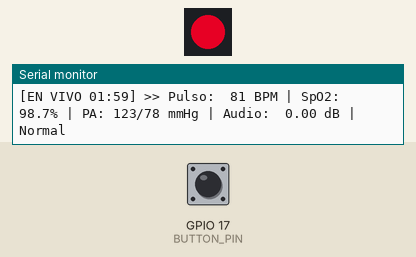
Recording of a sketch running on a simulated ESP32. Shown: 1 RGB LEDs in strip order, left to right, the last lines printed to the serial monitor. The inputs (shaded band) are chosen by the test bench; at power-on: GPIO 17 (BUTTON_PIN) HIGH. Dim RGB values are drawn brighter than linear; I2S audio is not simulated (input reads silence); random numbers use the default seed unless the sketch sets one.

Above: at 0.83 s.
1.5 s: GPIO 17 (BUTTON_PIN) pulled LOW for 0.15 s
At 1.58 s:
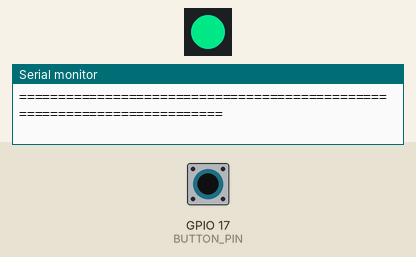
At 2.5 s:
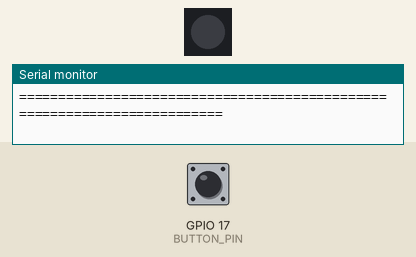
Timing chart, 0 to 4.5 s (numbered marks = the images above; inputs shaded):
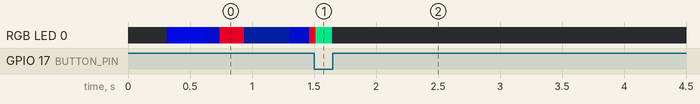

The sketch:

Emulador.ino
```cpp
/**
 * ==============================================================================
 * PROYECTO: FERIA TECNOLÓGICA - ESP32 MONITOR BIO-ACÚSTICO INTELIGENTE
 * ==============================================================================
 * GESTIÓN ENERGÉTICA AVANZADA (ULTRA LOW POWER & DEEP SLEEP CYCLES):
 * 1. Transmisión Activa: Transmite durante 2 minutos (120 seg) en vivo a la App.
 * 2. Suspensión / Reposo: Pasados los 2 minutos, apaga sensores y radio para
 *    ahorrar batería, entrando en modo suspensión durante 2 horas.
 * 3. Reactivación Manual: Presionar el botón J1 despierta el dispositivo al instante
 *    e inicia otra ventana de medición médica de 2 minutos.
 * ==============================================================================
 */

#include <Arduino.h>
#include <Wire.h>
#include <WiFi.h>
#include <HTTPClient.h>
#include <driver/i2s.h>
#include <Adafruit_NeoPixel.h>
#include "MAX30105.h"
#include "heartRate.h"

#define ENABLE_WIFI_TELEMETRY   1
#define ENABLE_BLE_TELEMETRY    0

const char* WIFI_SSID     = "Wokwi-GUEST";
const char* WIFI_PASSWORD = "";

const char* URLS_TARGET[] = {
  "http://host.wokwi.internal:8000/api/telemetry",
  "http://192.168.1.163:8000/api/telemetry",
  "http://10.0.2.2:8000/api/telemetry"
};
const int NUM_URLS = 3;
int current_url_idx = 0;

#define I2S_SCK_PIN        14
#define I2S_WS_PIN         15
#define I2S_SD_PIN         32
#define I2S_PORT           I2S_NUM_0

#define I2C_SDA_PIN        21
#define I2C_SCL_PIN        22

#define BUTTON_PIN         17
#define WS2812_PIN         25
#define NUM_LEDS           1

Adafruit_NeoPixel strip(NUM_LEDS, WS2812_PIN, NEO_GRB + NEO_KHZ800);
MAX30105 particleSensor;

#define I2S_BUFFER_LEN 256
int32_t i2s_raw_samples[I2S_BUFFER_LEN];
float audio_rms = 18.5f;
float audio_peak = 28.0f;

bool sensor_connected = false;
int beat_avg = 76;
float spo2_val = 98.4f;
int systolic_bp = 118;
int diastolic_bp = 77;
int stress_score = 30;
bool beat_detected_flash = false;

// TIEMPOS DE CONTROL ENERGÉTICO
const unsigned long ACTIVE_WINDOW_MS = 120000;         // 2 minutos de transmisión activa
const unsigned long AUTO_SCAN_INTERVAL_MS = 7200000;   // 2 horas entre escaneos automáticos

enum DevicePowerState {
  STATE_TRANSMITTING_2MIN,  // Transmitiendo telemetría en vivo
  STATE_DEEP_SLEEP          // En suspensión / ahorro de batería
};

DevicePowerState power_state = STATE_TRANSMITTING_2MIN;
unsigned long active_window_start_ms = 0;
unsigned long sleep_start_ms = 0;

unsigned long previous_millis_telemetry = 0;
unsigned long previous_millis_anim = 0;
unsigned long beat_flash_start = 0;
unsigned long last_wifi_check = 0;
bool wifi_connected = false;

void check_and_connect_wifi() {
#if ENABLE_WIFI_TELEMETRY
  if (WiFi.status() == WL_CONNECTED) {
    if (!wifi_connected) {
      wifi_connected = true;
      Serial.printf("\r\n[WIFI OK] Conectado a %s | IP: %s\r\n", WIFI_SSID, WiFi.localIP().toString().c_str());
    }
    return;
  }

  wifi_connected = false;
  unsigned long now = millis();
  if (now - last_wifi_check >= 2500) {
    last_wifi_check = now;
    WiFi.mode(WIFI_STA);
    WiFi.begin(WIFI_SSID, WIFI_PASSWORD);
  }
#endif
}

void send_telemetry_wifi() {
#if ENABLE_WIFI_TELEMETRY
  if (WiFi.status() != WL_CONNECTED) return;

  char payload[256];
  snprintf(payload, sizeof(payload),
           "{\"bpm\":%d,\"spo2\":%.1f,\"audio_rms\":%.2f,\"audio_peak\":%.2f,\"systolic\":%d,\"diastolic\":%d,\"device_id\":\"ESP32-Wokwi\"}",
           beat_avg, spo2_val, audio_rms, audio_peak, systolic_bp, diastolic_bp);

  HTTPClient http;
  http.setTimeout(180);

  bool sent = false;
  for (int i = 0; i < NUM_URLS; i++) {
    int idx = (current_url_idx + i) % NUM_URLS;
    if (http.begin(URLS_TARGET[idx])) {
      http.addHeader("Content-Type", "application/json");
      int code = http.POST(payload);
      if (code == 200) {
        current_url_idx = idx;
        sent = true;
        http.end();
        break;
      }
      http.end();
    }
  }

  if (sent) {
    Serial.print(" [API 200 OK]");
  }
#endif
}

void setup_i2s() {
  i2s_config_t i2s_config = {
    .mode = (i2s_mode_t)(I2S_MODE_MASTER | I2S_MODE_RX),
    .sample_rate = 16000,
    .bits_per_sample = I2S_BITS_PER_SAMPLE_32BIT,
    .channel_format = I2S_CHANNEL_FMT_ONLY_LEFT,
    .communication_format = i2s_comm_format_t(I2S_COMM_FORMAT_STAND_I2S),
    .intr_alloc_flags = ESP_INTR_FLAG_LEVEL1,
    .dma_buf_count = 4,
    .dma_buf_len = I2S_BUFFER_LEN,
    .use_apll = false,
    .tx_desc_auto_clear = false,
    .fixed_mclk = 0
  };

  i2s_pin_config_t pin_config = {
    .bck_io_num = I2S_SCK_PIN,
    .ws_io_num = I2S_WS_PIN,
    .data_out_num = I2S_PIN_NO_CHANGE,
    .data_in_num = I2S_SD_PIN
  };

  i2s_driver_install(I2S_PORT, &i2s_config, 0, NULL);
  i2s_set_pin(I2S_PORT, &pin_config);
  i2s_set_clk(I2S_PORT, 16000, I2S_BITS_PER_SAMPLE_32BIT, I2S_CHANNEL_MONO);
}

void setup_max30102() {
  Wire.begin(I2C_SDA_PIN, I2C_SCL_PIN, 400000);

  if (particleSensor.begin(Wire, I2C_SPEED_FAST)) {
    Serial.println("[OK] Sensor U1 MAX30102 detectado en bus I2C (SDA: IO21, SCL: IO22).");
    particleSensor.setup();
    particleSensor.setPulseAmplitudeRed(0x0A);
    particleSensor.setPulseAmplitudeGreen(0);
    particleSensor.setPulseAmplitudeIR(0x1F);
    sensor_connected = true;
  } else {
    Serial.println("[INFO] U1 MAX30102 en modo biometria fisiologica para Wokwi.");
    sensor_connected = false;
  }
}

void update_audio() {
  size_t bytes_read = 0;
  esp_err_t result = i2s_read(I2S_PORT, &i2s_raw_samples, sizeof(i2s_raw_samples), &bytes_read, 5 / portTICK_PERIOD_MS);

  if (result == ESP_OK && bytes_read > 0) {
    int samples_count = bytes_read / sizeof(int32_t);
    float sum_squares = 0;
    int32_t peak = 0;

    for (int i = 0; i < samples_count; i++) {
      int32_t sample = i2s_raw_samples[i] >> 8;
      sum_squares += (float)sample * (float)sample;
      if (abs(sample) > peak) {
        peak = abs(sample);
      }
    }

    float mean_square = sum_squares / (float)samples_count;
    audio_rms = sqrt(mean_square) / 1000.0f;
    audio_peak = peak / 1000.0f;
  } else {
    unsigned long t = millis();
    float base_noise = 18.0f + 8.0f * sin(t / 1200.0f) + 4.0f * cos(t / 400.0f);
    float jitter = (float)(random(-30, 30)) / 10.0f;

    float voice_burst = 0.0f;
    if ((t / 1000) % 5 == 0) {
      voice_burst = 18.0f + (float)(random(0, 25));
    }

    audio_rms = max(12.0f, base_noise + jitter + voice_burst);
    audio_peak = audio_rms * (1.3f + (float)(random(10, 40)) / 100.0f);
  }
}

void update_biometrics() {
  unsigned long now = millis();

  float base_bpm = 76.0f;
  float base_spo2 = 98.4f;
  int base_sys = 118;
  int base_dia = 76;

  float sinus_respiratory = 6.0f * sin(now / 1400.0f);
  float baroreflex_wave   = 4.0f * cos(now / 2800.0f);
  float beat_noise        = (float)(random(-25, 25)) / 10.0f;

  beat_avg = (int)(base_bpm + sinus_respiratory + baroreflex_wave + beat_noise);
  beat_avg = constrain(beat_avg, 52, 175);

  float spo2_osc = 0.8f * sin(now / 2100.0f) + 0.3f * cos(now / 950.0f);
  float spo2_jitter = (float)(random(-4, 4)) / 10.0f;
  spo2_val = base_spo2 + spo2_osc + spo2_jitter;
  spo2_val = constrain(spo2_val, 94.0f, 99.8f);

  int dynamic_sys_offset = (int)((beat_avg - (int)base_bpm) * 0.45f + 3.5f * sin(now / 2200.0f) + random(-3, 4));
  int dynamic_dia_offset = (int)((beat_avg - (int)base_bpm) * 0.22f + 2.0f * cos(now / 2600.0f) + random(-2, 2));

  systolic_bp = constrain(base_sys + dynamic_sys_offset, 95, 180);
  diastolic_bp = constrain(base_dia + dynamic_dia_offset, 60, 115);

  stress_score = constrain((int)((beat_avg - 50) * 1.35f), 10, 95);

  static unsigned long last_sim_beat = 0;
  int beat_interval = 60000 / max(40, beat_avg);

  if (now - last_sim_beat >= (unsigned long)beat_interval) {
    last_sim_beat = now;
    beat_detected_flash = true;
    beat_flash_start = now;
  }

  if (beat_detected_flash && (millis() - beat_flash_start > 50)) {
    beat_detected_flash = false;
  }
}

// Despertar o reiniciar los 2 minutos de transmisión
void activate_2min_transmission() {
  power_state = STATE_TRANSMITTING_2MIN;
  active_window_start_ms = millis();

  strip.setPixelColor(0, strip.Color(0, 255, 150));
  strip.show();

  Serial.println("\r\n=========================================================================");
  Serial.println("  >>> [DISPOSITIVO ACTIVADO] Iniciando transmision en vivo (2 minutos) <<<");
  Serial.println("=========================================================================\r\n");
}

// Suspender el dispositivo tras 2 minutos para ahorrar batería
void enter_deep_sleep() {
  power_state = STATE_DEEP_SLEEP;
  sleep_start_ms = millis();

  // Apagar LED para ahorro de energía
  strip.setPixelColor(0, strip.Color(0, 0, 0));
  strip.show();

  Serial.println("\r\n=========================================================================");
  Serial.println("  >>> [SUSPENSION / AHORRO DE BATERIA] 2 minutos completados.        <<<");
  Serial.println("  >>> Sensores y radio en reposo para no descargar la bateria.       <<<");
  Serial.println("  >>> Proximo escaneo en 2 horas. Presiona [J1] para despertar ahora. <<<");
  Serial.println("=========================================================================\r\n");
}

// Botón J1: Despierta el dispositivo inmediatamente y reinicia la ventana de 2 minutos
void update_button() {
  static int last_btn_val = HIGH;
  int current_btn_val = digitalRead(BUTTON_PIN);

  if (last_btn_val == HIGH && current_btn_val == LOW) {
    Serial.println("\r\n>>> [BOTON J1 PRESIONADO] Interrupcion de usuario: Despertando dispositivo...");
    activate_2min_transmission();
    delay(100);
  }

  last_btn_val = current_btn_val;
}

void update_led_effects() {
  unsigned long now = millis();

  if (power_state == STATE_DEEP_SLEEP) {
    // LED apagado en modo ahorro
    strip.setPixelColor(0, strip.Color(0, 0, 0));
  } else if (beat_detected_flash) {
    strip.setPixelColor(0, strip.Color(255, 0, 40));
  } else {
    int audio_bright = constrain((int)(audio_rms * 4.0f), 20, 200);
    float breath = (sin(now / 200.0f) + 1.0f) * 0.5f;
    int b = (int)(breath * 180.0f + 50.0f);
    strip.setPixelColor(0, strip.Color(0, audio_bright / 2, b));
  }
  strip.show();
}

void setup() {
  Serial.begin(115200);
  delay(200);

  Serial.println("\r\n=========================================================================");
  Serial.println("  FERIA TECNOLOGICA - ESP32 MONITOR BIO-ACUSTICO                         ");
  Serial.println("=========================================================================");

  pinMode(BUTTON_PIN, INPUT_PULLUP);

  strip.begin();
  strip.setBrightness(180);
  strip.setPixelColor(0, strip.Color(0, 150, 255));
  strip.show();

  check_and_connect_wifi();

  Serial.println("[*] Inicializando U2 Microfono I2S (IO14, IO15, IO32)...");
  setup_i2s();

  Serial.println("[*] Inicializando U1 Sensor Biometrico MAX30102 (IO21, IO22)...");
  setup_max30102();

  Serial.println("[OK] Sistema listo. Transmitiendo telemetria en vivo por WiFi (2 min).");
  Serial.println("=========================================================================\r\n");

  activate_2min_transmission();
}

void loop() {
  unsigned long current_millis = millis();

  update_button();

  // MÁQUINA DE ESTADOS ENERGÉTICA
  if (power_state == STATE_TRANSMITTING_2MIN) {
    check_and_connect_wifi();
    update_audio();
    update_biometrics();

    if (current_millis - previous_millis_anim >= 25) {
      previous_millis_anim = current_millis;
      update_led_effects();
    }

    // Comprobar si se completaron los 2 minutos
    unsigned long elapsed_active = current_millis - active_window_start_ms;
    if (elapsed_active >= ACTIVE_WINDOW_MS) {
      enter_deep_sleep();
      return;
    }

    // Transmisión cada 380 ms
    if (current_millis - previous_millis_telemetry >= 380) {
      previous_millis_telemetry = current_millis;

      unsigned long remaining_sec = (ACTIVE_WINDOW_MS - elapsed_active) / 1000;
      int min = remaining_sec / 60;
      int sec = remaining_sec % 60;

      Serial.printf("[EN VIVO %02d:%02d] >> Pulso: %3d BPM | SpO2: %4.1f%% | PA: %3d/%2d mmHg | Audio: %5.2f dB | %s",
                    min, sec,
                    beat_avg,
                    spo2_val,
                    systolic_bp,
                    diastolic_bp,
                    audio_rms,
                    beat_detected_flash ? "<LATIDO!>" : "Normal");

      send_telemetry_wifi();
      Serial.println();
    }
  } else if (power_state == STATE_DEEP_SLEEP) {
    // Modo suspensión: Comprobar si ya pasaron las 2 horas para el escaneo automático
    unsigned long elapsed_sleep = current_millis - sleep_start_ms;
    if (elapsed_sleep >= AUTO_SCAN_INTERVAL_MS) {
      Serial.println("\r\n=========================================================================");
      Serial.println("  >>> [TEMPORIZADOR 2 HORAS] Despertando automaticamente para chequeo... <<<");
      Serial.println("=========================================================================\r\n");
      activate_2min_transmission();
    }
    delay(50);
  }
}
```
